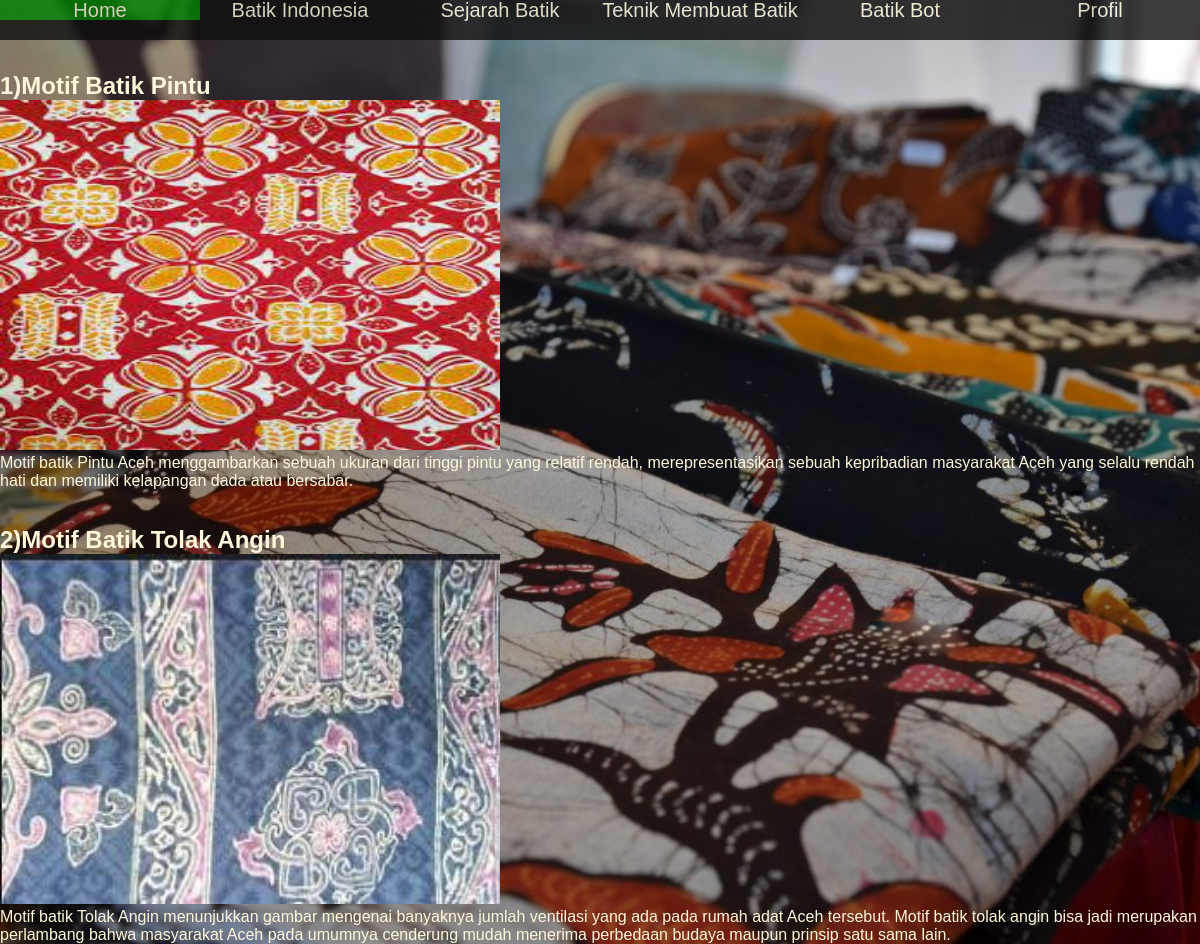
/detail_batik.php?id_provinsi=1, run on the app's committed database.
### tables this page shows
CREATE TABLE `batik` (
  `id_batik` int(11) NOT NULL,
  `nama_batik` varchar(500) DEFAULT NULL,
  `gambar` varchar(500) DEFAULT NULL,
  `provinsi` int(255) DEFAULT NULL,
  `deskripsi` mediumtext
);

### detail_batik.php (the view, shortened to what this page needs)
<?php
include("koneksi.php");
$id = $_GET['id_provinsi'];
$result = mysqli_query($koneksi, "SELECT * FROM batik WHERE provinsi = '$id'");
?>
<!DOCTYPE html>
<html lang="en">
<head>
    <link href='style.css' rel='stylesheet'>
    <ul>
        <li><a href="index.php">Home</a></li>
        <li><a href="batik_indonesia.php">Batik Indonesia</a>
        </li>
        <li><a href="sejarah_batik.php">Sejarah Batik </a></li>
        <li><a href="teknik_batik.php">Teknik Membuat Batik</a></li>
        <li><a href="chatbot.php">Batik Bot</a></li>
        <li><a href="profil.php">Profil</a></li>
    </ul>
</head>
<body>
    <br><br>
    <?php foreach ($result as $batik) : ?>
        <br><br>
        <h2><?= $batik['nama_batik'] ?></h2>
        <img src="gambar/<?= $batik['gambar'] ?>" style="width: 500px;px; height: 350px;px;" />
        <br>
        <p="justify"><?= $batik['deskripsi'] ?></p>
        <?php endforeach; ?>
</body>
</html>

### style.css (style rules this page uses)
body { background-size: cover; font-family: Arial; color:cornsilk; }
ul { margin:0px; padding :0px; list-style: none; }
ul li { float: left; width: 200px; height: 40px; background-color: rgb(15, 13, 13); opacity: .8; line-height: 20px; text-align: center; font-size: 20px; }
ul li a { text-decoration: none; color: cornsilk; display: block; }
* { margin: 0; padding: 0; box-sizing: border-box; font-family: 'Poppins', sans-serif; }

### detail_batik.php (style rules this page uses)
body { background-image: url("batik1.jpg"); }

### data on the page
batik: nama_batik "1)Motif Batik Pintu", gambar (picture), deskripsi "Motif batik Pintu Aceh menggambarkan sebuah ukuran dari tinggi pintu yang relatif rendah, merepresentasikan sebuah kepribadian masyarakat Aceh yang selalu rendah hati dan memiliki kelapangan dada atau bersabar."
batik: nama_batik "2)Motif Batik Tolak Angin", gambar (picture), deskripsi "Motif batik Tolak Angin menunjukkan gambar mengenai banyaknya jumlah ventilasi yang ada pada rumah adat Aceh tersebut. Motif batik tolak angin bisa jadi merupakan perlambang bahwa masyarakat Aceh pada umumnya cenderung mudah menerima perbedaan budaya maupun prinsip satu sama lain."
